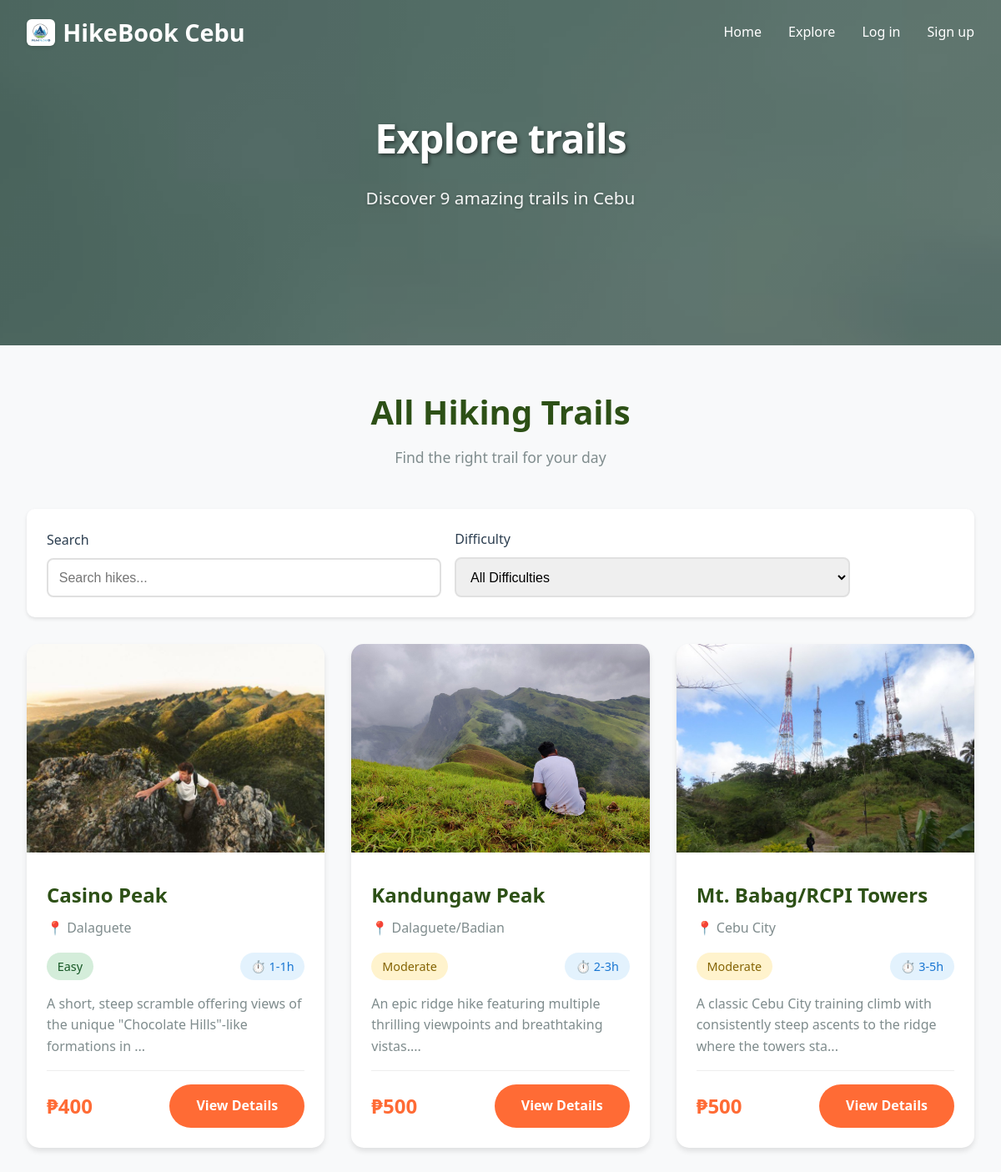
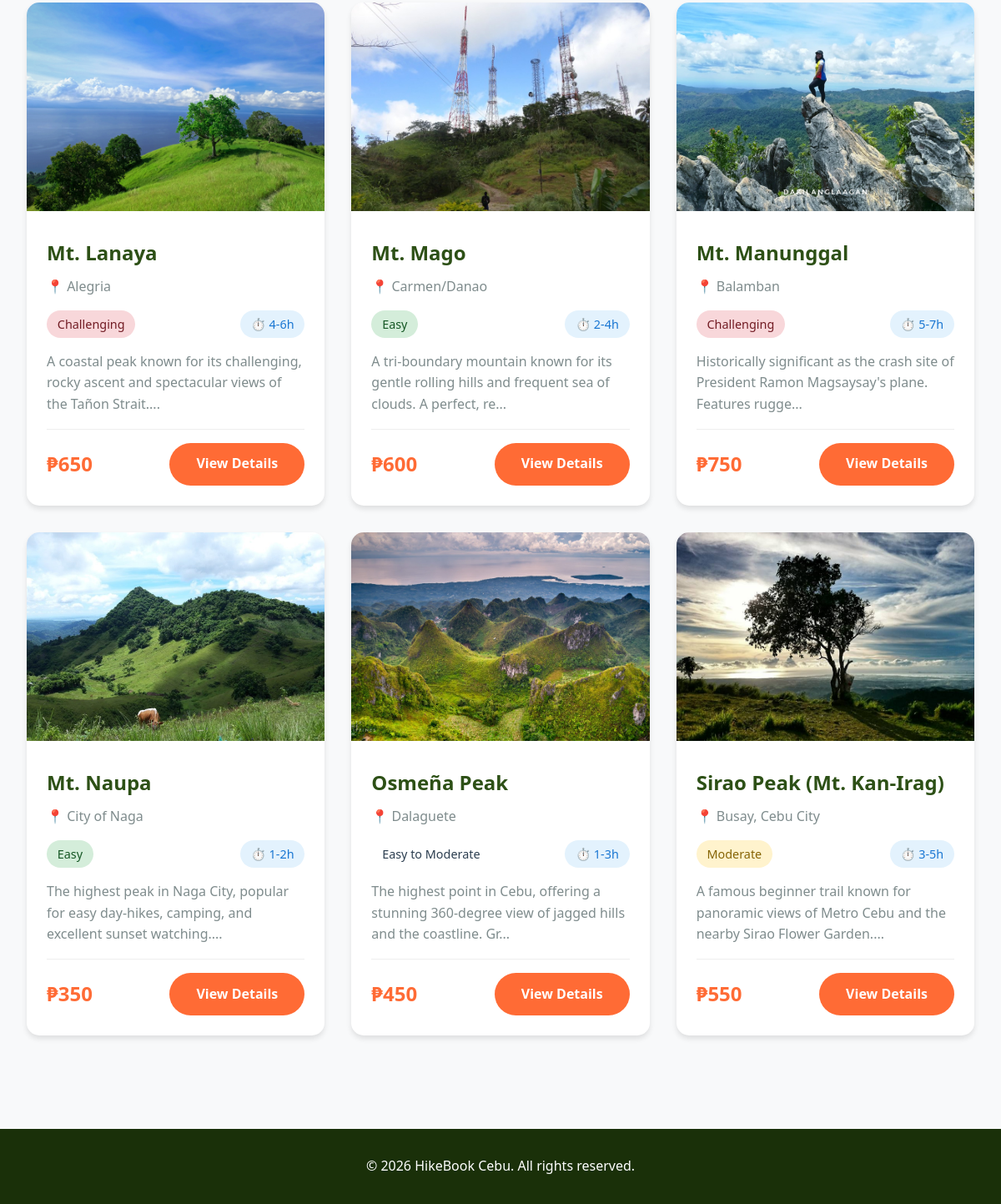
The app's page /hikes.php with its own data (2 pictures, top to bottom).
### tables this page shows
CREATE TABLE `hikes` (
  `id` int(11) NOT NULL,
  `slug` varchar(64) NOT NULL,
  `name` varchar(120) NOT NULL,
  `location` varchar(120) NOT NULL,
  `difficulty` varchar(64) NOT NULL,
  `duration_hours_min` int(11) NOT NULL,
  `duration_hours_max` int(11) NOT NULL,
  `price` int(11) NOT NULL,
  `description` text NOT NULL,
  `image_url` varchar(255) NOT NULL
);

### config.php (called while the page is built, shortened)
<?php
function isLoggedIn() {
    return isset($_SESSION['user_id']);
}
function sanitize($data) {
    return htmlspecialchars(trim($data), ENT_QUOTES, 'UTF-8');
}
?>

### hikes.php (the view, shortened to what this page needs)
<?php
require_once 'config.php';
$search = isset($_GET['search']) ? $_GET['search'] : '';
$query = "SELECT * FROM hikes WHERE 1=1";
$params = [];
$query .= " ORDER BY name ASC";
$stmt = $pdo->prepare($query);
$stmt->execute($params);
$hikes = $stmt->fetchAll();
?>
<!DOCTYPE html>
<html lang="en">
<head>
    <link rel="stylesheet" href="css/styles.css">
</head>
<body class="explore-page">
    <nav class="navbar navbar-home">
        <div class="nav-container">
            <a href="index.php" class="logo">
                <img src="images/logo.png" alt="HikeBook Cebu Logo">
                <?php echo SITE_NAME; ?>
            </a>
            <ul class="nav-links">
                <li><a href="index.php">Home</a></li>
                <li><a href="hikes.php">Explore</a></li>
                <?php if (isLoggedIn()): ?>
                    <li><a href="profile.php">Profile</a></li>
                    <?php if (isAdmin()): ?>
                        <li><a href="<?php echo base_url('admin/dashboard.php'); ?>">Admin</a></li>
                    <?php endif; ?>
                    <li><a href="logout.php">Logout</a></li>
                <?php else: ?>
                    <li><a href="#" class="auth-modal-trigger" data-modal="login">Log in</a></li>
                    <li><a href="#" class="auth-modal-trigger" data-modal="register">Sign up</a></li>
                <?php endif; ?>
            </ul>
        </div>
    </nav>
    <section class="hero hero-explore">
        <div class="hero-inner">
            <h1 class="hero-title">Explore trails</h1>
            <p class="hero-subtitle">Discover <?php echo count($hikes); ?> amazing trails in Cebu</p>
        </div>
    </section>
    <div class="container">
        <div class="section-title">
            <h2>All Hiking Trails</h2>
            <p>Find the right trail for your day</p>
        </div>
        <div style="background: white; padding: 1.5rem; border-radius: 10px; margin-bottom: 2rem; box-shadow: 0 2px 4px rgba(0,0,0,0.1);">
            <form method="GET" action="hikes.php" id="filterForm" style="display: flex; gap: 1rem; flex-wrap: wrap; align-items: end;">
                <div class="form-group" style="flex: 1; min-width: 200px; margin-bottom: 0;">
                    <label for="search">Search</label>
                    <input type="text" id="search" name="search" class="form-control" placeholder="Search hikes..." value="<?php echo sanitize($search); ?>" autocomplete="off">
                </div>
                <div class="form-group" style="flex: 1; min-width: 200px; margin-bottom: 0;">
                    <label for="difficulty">Difficulty</label>
                    <select id="difficulty" name="difficulty" class="form-control">
                        <option value="">All Difficulties</option>
                    </select>
                </div>
                <a href="hikes.php" class="btn btn-secondary">Clear</a>
            </form>
        </div>
        <?php if (count($hikes) > 0): ?>
            <div class="hikes-grid">
                <?php foreach ($hikes as $hike): ?>
                    <div class="hike-card">
                        <img src="<?php echo sanitize($hike['image_url']); ?>" alt="<?php echo sanitize($hike['name']); ?>" class="hike-image">
                        <div class="hike-content">
                            <h3 class="hike-title"><?php echo sanitize($hike['name']); ?></h3>
                            <div class="hike-location">
                                📍 <?php echo sanitize($hike['location']); ?>
                            </div>
                            <div class="hike-meta">
                                <span class="meta-badge difficulty-<?php echo strtolower(str_replace(' ', '-', $hike['difficulty'])); ?>">
                                    <?php echo sanitize($hike['difficulty']); ?>
                                </span>
                                <span class="meta-badge" style="background: #e3f2fd; color: #1976d2;">
                                    ⏱️ <?php echo $hike['duration_hours_min']; ?>-<?php echo $hike['duration_hours_max']; ?>h
                                </span>
                            </div>
                            <p class="hike-description">
                                <?php echo substr(sanitize($hike['description']), 0, 100) . '...'; ?>
                            </p>
                            <div class="hike-footer">
                                <span class="price">₱<?php echo number_format($hike['price']); ?></span>
                                <a href="#" class="btn btn-primary hike-detail-trigger" data-hike-id="<?php echo $hike['id']; ?>">View Details</a>
                            </div>
                        </div>
                    </div>
                <?php endforeach; ?>
            </div>
        <?php endif; ?>
    </div>
    <footer class="footer">
        <p>&copy; <?php echo date('Y'); ?> <?php echo SITE_NAME; ?>. All rights reserved.</p>
    </footer>
</body>
</html>

### records on screen
hikes: image_url (picture), name "Casino Peak", location "Dalaguete", difficulty "Easy", duration_hours_min "1", duration_hours_max "1", description "A short, steep scramble offering views of the unique \"Chocolate Hills\"-like formations in", price "400"
hikes: image_url (picture), name "Kandungaw Peak", location "Dalaguete/Badian", difficulty "Moderate", duration_hours_min "2", duration_hours_max "3", description "An epic ridge hike featuring multiple thrilling viewpoints and breathtaking vistas.", price "500"
hikes: image_url (picture), name "Mt. Babag/RCPI Towers", location "Cebu City", difficulty "Moderate", duration_hours_min "3", duration_hours_max "5", description "A classic Cebu City training climb with consistently steep ascents to the ridge where the towers sta", price "500"
hikes: image_url (picture), name "Mt. Lanaya", location "Alegria", difficulty "Challenging", duration_hours_min "4", duration_hours_max "6", description "A coastal peak known for its challenging, rocky ascent and spectacular views of the Tañon Strait.", price "650"
hikes: image_url (picture), name "Mt. Mago", location "Carmen/Danao", difficulty "Easy", duration_hours_min "2", duration_hours_max "4", description "A tri-boundary mountain known for its gentle rolling hills and frequent sea of clouds. A perfect, re", price "600"
hikes: image_url (picture), name "Mt. Manunggal", location "Balamban", difficulty "Challenging", duration_hours_min "5", duration_hours_max "7", description "Historically significant as the crash site of President Ramon Magsaysay's plane. Features rugge", price "750"
hikes: image_url (picture), name "Mt. Naupa", location "City of Naga", difficulty "Easy", duration_hours_min "1", duration_hours_max "2", description "The highest peak in Naga City, popular for easy day-hikes, camping, and excellent sunset watching.", price "350"
hikes: image_url (picture), name "Osmeña Peak", location "Dalaguete", difficulty "Easy to Moderate", duration_hours_min "1", duration_hours_max "3", description "The highest point in Cebu, offering a stunning 360-degree view of jagged hills and the coastline. Gr", price "450"
hikes: image_url (picture), name "Sirao Peak (Mt. Kan-Irag)", location "Busay, Cebu City", difficulty "Moderate", duration_hours_min "3", duration_hours_max "5", description "A famous beginner trail known for panoramic views of Metro Cebu and the nearby Sirao Flower Garden.", price "550"

### other values on screen
SITE_NAME "HikeBook Cebu"
count($hikes) "9"
